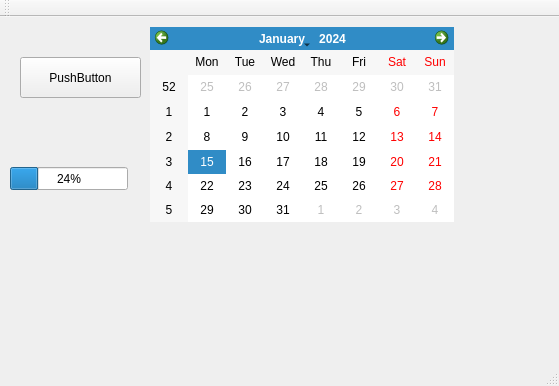
<?xml version="1.0" encoding="UTF-8"?>
<ui version="4.0">
 <class>MainWindow</class>
 <widget class="QMainWindow" name="MainWindow">
  <property name="geometry">
   <rect>
    <x>0</x>
    <y>0</y>
    <width>559</width>
    <height>386</height>
   </rect>
  </property>
  <property name="windowTitle">
   <string>MainWindow</string>
  </property>
  <widget class="QWidget" name="centralWidget">
   <widget class="QPushButton" name="pushButton">
    <property name="geometry">
     <rect>
      <x>20</x>
      <y>40</y>
      <width>121</width>
      <height>41</height>
     </rect>
    </property>
    <property name="text">
     <string>PushButton</string>
    </property>
   </widget>
   <widget class="QProgressBar" name="progressBar">
    <property name="geometry">
     <rect>
      <x>10</x>
      <y>150</y>
      <width>118</width>
      <height>23</height>
     </rect>
    </property>
    <property name="value">
     <number>24</number>
    </property>
   </widget>
   <widget class="QCalendarWidget" name="calendarWidget">
    <property name="geometry">
     <rect>
      <x>150</x>
      <y>10</y>
      <width>304</width>
      <height>195</height>
     </rect>
    </property>
   </widget>
  </widget>
  <widget class="QMenuBar" name="menuBar">
   <property name="geometry">
    <rect>
     <x>0</x>
     <y>0</y>
     <width>559</width>
     <height>25</height>
    </rect>
   </property>
  </widget>
  <widget class="QToolBar" name="mainToolBar">
   <attribute name="toolBarArea">
    <enum>TopToolBarArea</enum>
   </attribute>
   <attribute name="toolBarBreak">
    <bool>false</bool>
   </attribute>
  </widget>
  <widget class="QStatusBar" name="statusBar"/>
 </widget>
 <layoutdefault spacing="6" margin="11"/>
 <resources/>
 <connections/>
</ui>
